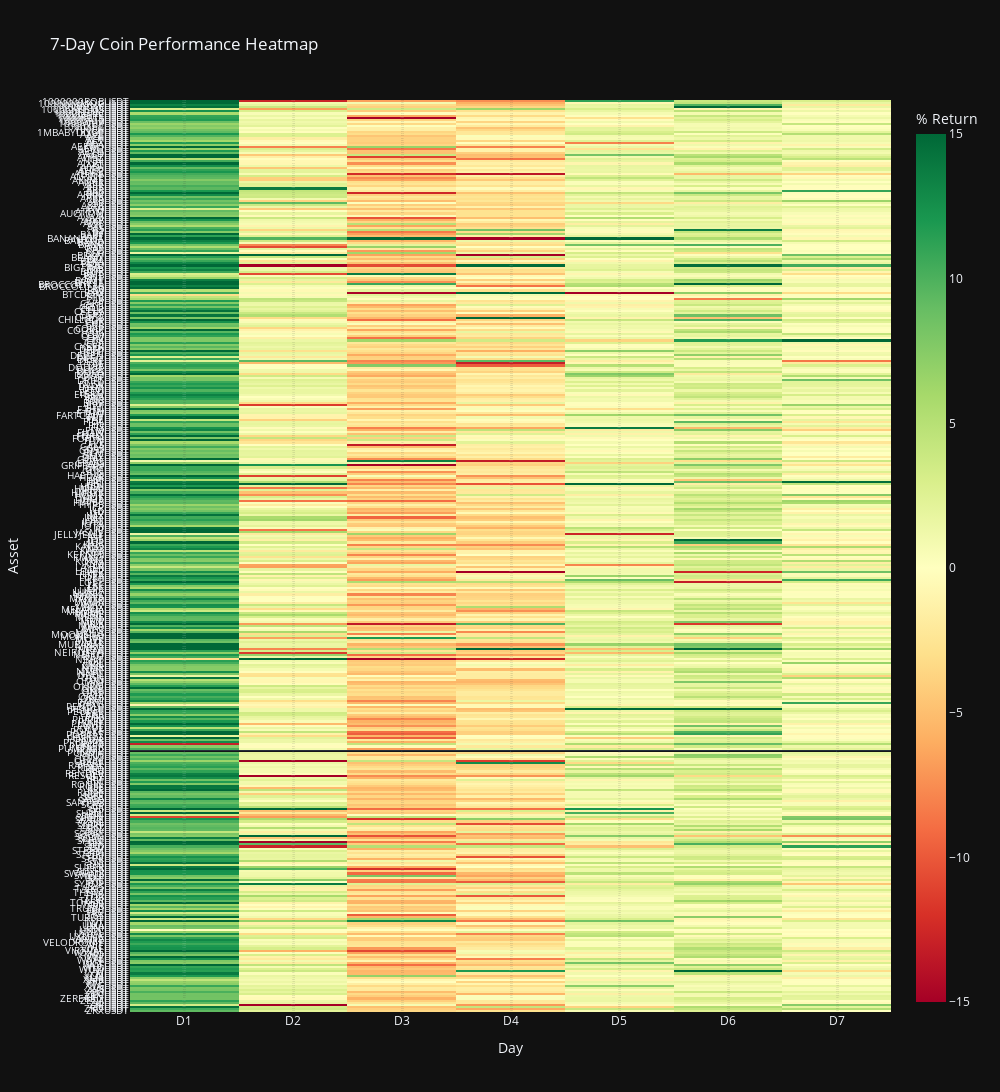

Notebook source saved alongside this figure:
### Code cell
# Set the data directory path (adjust as needed)
data_path = "data/"

# List all CSV files in the folder
files = [f for f in os.listdir(data_path) if f.endswith(".csv")]

# Setup date range: last 7 days ending yesterday
today = datetime.now().date()
date_list = [today - timedelta(days=i) for i in range(1, 8)]
date_list.sort()

returns_data = {}

# Process each file
for file in files:
    symbol = file.replace(".csv", "")
    df = pd.read_csv(os.path.join(data_path, file), parse_dates=["datetime"])
    df.set_index("datetime", inplace=True)
    df = df.sort_index()
    
    df["log_return"] = np.log(df["close"] / df["close"].shift(1))
    df["pct_return"] = df["log_return"] * 100
    df["date"] = df.index.date
    
    # Get returns for the last 7 days
    row = []
    for date in date_list:
        val = df[df["date"] == date]["pct_return"]
        row.append(val.iloc[0] if not val.empty else np.nan)
    
    returns_data[symbol] = row

# Create DataFrame
heatmap_df = pd.DataFrame(returns_data, index=[d.strftime('%Y-%m-%d') for d in date_list]).T
heatmap_df.columns = [f"D{i+1}" for i in range(7)]  # Label columns as D1 to D7

# Plot scrollable heatmap using Plotly
fig = px.imshow(
    heatmap_df,
    text_auto=".2f",
    color_continuous_scale="RdYlGn",
    labels=dict(x="Day", y="Asset", color="% Return"),
    aspect="auto",
    title="7-Day Coin Performance Heatmap",
    zmin=-15,  # Set the minimum value for color scale
    zmax=15    # Set the maximum value for color scale
)
fig.update_layout(
    template="plotly_dark",
    height=16000,  # Enough height to show boxes clearly
    width=1000,
    yaxis_nticks=len(heatmap_df),
)
fig.update_yaxes(tickfont=dict(size=10), automargin=True)
fig.show()

### Figure 1 — Plotly figure (JSON) as saved in the notebook; plotly's stock layout.template omitted (floating-point values rounded to 4 significant figures; data arrays with more than 128 entries replaced by an {"elided": "..."} marker saying what was removed)
{"data": [{"coloraxis": "coloraxis", "hovertemplate": "Day: %{x}<br>Asset: %{y}<br>% Return: %{z}<extra></extra>", "name": "0", "texttemplate": "%{z:.2f}", "type": "heatmap", "x": ["D1", "D2", "D3", "D4", "D5", "D6", "D7"], "xaxis": "x", "y": {"elided": "438 str values"}, "yaxis": "y", "z": {"elided": "438x7 float values"}}], "layout": {"coloraxis": {"cmax": 15, "cmin": -15, "colorbar": {"title": {"text": "% Return"}}, "colorscale": [[0, "rgb(165,0,38)"], [0.1, "rgb(215,48,39)"], [0.2, "rgb(244,109,67)"], [0.3, "rgb(253,174,97)"], [0.4, "rgb(254,224,139)"], [0.5, "rgb(255,255,191)"], [0.6, "rgb(217,239,139)"], [0.7, "rgb(166,217,106)"], [0.8, "rgb(102,189,99)"], [0.9, "rgb(26,152,80)"], [1, "rgb(0,104,55)"]]}, "height": 16000, "title": {"text": "7-Day Coin Performance Heatmap"}, "width": 1000, "xaxis": {"anchor": "y", "domain": [0, 1], "title": {"text": "Day"}}, "yaxis": {"anchor": "x", "automargin": true, "autorange": "reversed", "domain": [0, 1], "nticks": 438, "tickfont": {"size": 10}, "title": {"text": "Asset"}}}}
